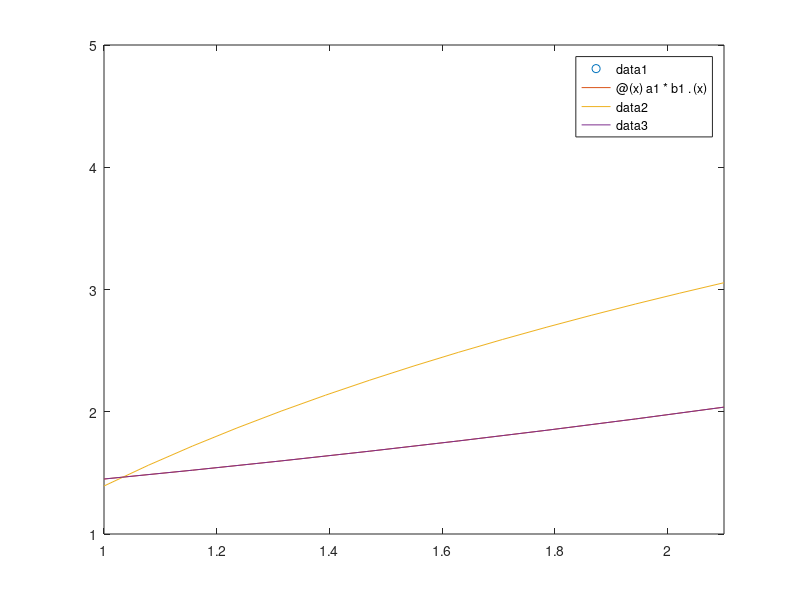

Reproduce this figure in MATLAB.
x=input('Enter matrix of x values: ');
y=input('Enter matrix of y values: ');
%x=[1 1.1 1.3 1.5 1.9 2.1]
%y=[1.84 1.96 2.21 2.45 2.94 3.18]
N=length(x);
A=zeros(1,1);
b=zeros(1,1);
plot(x,y,'o')
hold on
%d1 is y=a*b^x
for i=1:2;
    for j=1:2;
        X=0;
        for k=1:N;
            X=X+x(k).^((j+i)-2);
        end
        A(i,j)=X;
    end
    Z=0;
    for l=1:N;
        Z=Z+(x(l).^(i-1).*log(y(l)));
    end
    b(i,1)=Z;
end
answer1=linsolve(A,b);
a1=exp(answer1(1))
b1=exp(answer1(2))
F1=@(x) a1*b1.^(x);
fplot(F1,[1,2.1]);
Error1=0;
for i=1:N;
    Error1=Error1+(y(i)-feval(F1,x(i))).^2;
end
display(Error1)
%y=a+b*ln(x)
for i=1:2;
    for j=1:2;
        X=0;
        for k=1:N;
            X=X+log(x(k)).^((j+i)-2);
        end
        A(i,j)=X;
    end
    Z=0;
    for l=1:N;
        Z=Z+(log(x(l)).^(i-1).*y(l));
    end
    b(i,1)=Z;
end
answer2=linsolve(A,b);
a2=answer2(1)
b2=answer2(2)
F2=@(x) a2+b2*log(x);
fplot(F2,[1,2.1]);
Error2=0;
for i=1:N;
    Error2=Error2+(y(i)-feval(F2,x(i))).^2;
end
display(Error2)
%y=a*exp(b*x)
for i=1:2;
    for j=1:2;
        X=0;
        for k=1:N;
            X=X+x(k).^((j+i)-2);
        end
        A(i,j)=X;
    end
    Z=0;
    for l=1:N;
        Z=Z+(x(l).^(i-1).*log(y(l)));
    end
    b(i,1)=Z;
end
answer3=linsolve(A,b);
a3=exp(answer3(1))
b3=answer3(2)
F3=@(x) a3*exp(b3*x);
fplot(F3,[1,2.1]);
Error3=0;
for i=1:N;
    Error3=Error3+(y(i)-feval(F3,x(i))).^2;
end
display(Error3)



